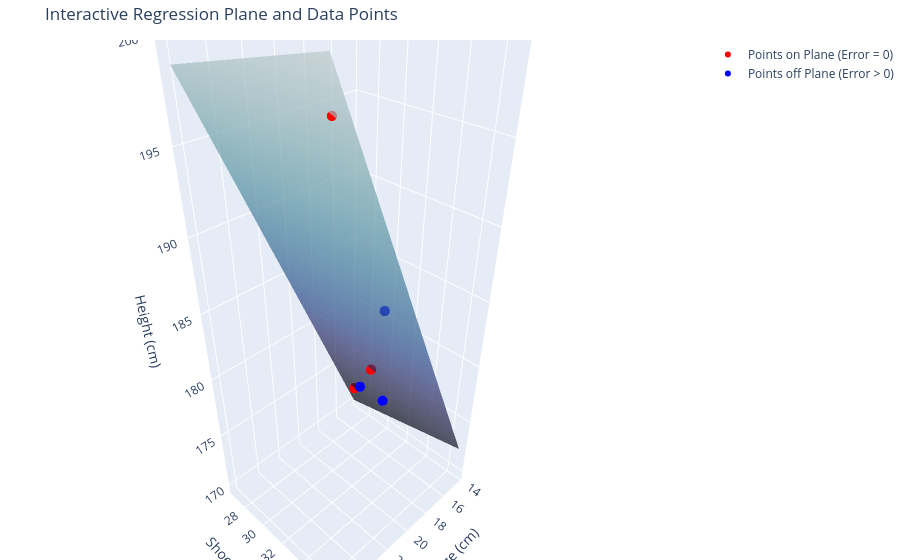

The cell this chart's notebook holds for it:
### Markdown cell above
## Graphical Representation of the solution

### Code cell
import plotly.graph_objects as go
import numpy as np
import pandas as pd

# --- 1. Define the Data and the Optimal Solution ---

# We use a Pandas DataFrame to handle the data more cleanly
data = {
    'Hand Size': [16.9, 17.1, 19.3, 16.8, 15.3, 25.2],
    'Shoe Size': [29.7, 30.9, 33.8, 31.8, 27.6, 35.9],
    'Height': [175.3, 177.8, 185.4, 175.3, 172.7, 198.5],
    'Point': ['1', '2', '3', '4', '5', '6'],
    'Type': ['Off Plane', 'On Plane', 'Off Plane', 'Off Plane', 'On Plane', 'On Plane']
}
df = pd.DataFrame(data)

# Optimal coefficients (e.g., from a solver like Gurobi)
beta0 = 129.4528
beta1 = 2.4146
beta2 = 0.2284

# --- 2. Create the Mesh for the Plane ---

# Create a mesh grid for the plane's axes
x_range = np.linspace(df['Hand Size'].min() - 1, df['Hand Size'].max() + 1, 10)
y_range = np.linspace(df['Shoe Size'].min() - 1, df['Shoe Size'].max() + 1, 10)
X, Y = np.meshgrid(x_range, y_range)

# Calculate the Z values (Height) for the plane using the optimal equation
Z = beta0 + beta1 * X + beta2 * Y

# --- 3. Create the Interactive Figure ---

# Initialize a Plotly figure
fig = go.Figure()

# Add the regression plane as a 3D surface
fig.add_trace(go.Surface(
    x=X, y=Y, z=Z,
    opacity=0.7,        # Set the plane's transparency
    showscale=False,    # Hide the color scale bar
    name='Optimal Plane',
    colorscale='ice'
))

# Add the points that are ON the plane (zero error)
on_plane_df = df[df['Type'] == 'On Plane']
fig.add_trace(go.Scatter3d(
    x=on_plane_df['Hand Size'],
    y=on_plane_df['Shoe Size'],
    z=on_plane_df['Height'],
    mode='markers',
    marker=dict(size=6, color='red'),
    name='Points on Plane (Error = 0)'
))

# Add the points that are OFF the plane (with error)
off_plane_df = df[df['Type'] == 'Off Plane']
fig.add_trace(go.Scatter3d(
    x=off_plane_df['Hand Size'],
    y=off_plane_df['Shoe Size'],
    z=off_plane_df['Height'],
    mode='markers',
    marker=dict(size=6, color='blue'),
    name='Points off Plane (Error > 0)'
))

# --- 4. Customize and Display the Plot ---

fig.update_layout(
    title='Interactive Regression Plane and Data Points',
    scene=dict(
        xaxis_title='Hand Size (cm)',
        yaxis_title='Shoe Size (cm)',
        zaxis_title='Height (cm)'
    ),
    margin=dict(l=0, r=0, b=0, t=40)
)

# Show the figure.
fig.show()

### Figure 1 — Plotly figure (JSON) as saved in the notebook; plotly's stock layout.template omitted (floating-point values rounded to 4 significant figures)
{"data": [{"colorscale": [[0.0, "rgb(3, 5, 18)"], [0.09091, "rgb(25, 25, 51)"], [0.1818, "rgb(44, 42, 87)"], [0.2727, "rgb(58, 60, 125)"], [0.3636, "rgb(62, 83, 160)"], [0.4545, "rgb(62, 109, 178)"], [0.5455, "rgb(72, 134, 187)"], [0.6364, "rgb(89, 159, 196)"], [0.7273, "rgb(114, 184, 205)"], [0.8182, "rgb(149, 207, 216)"], [0.9091, "rgb(192, 229, 232)"], [1.0, "rgb(234, 252, 253)"]], "name": "Optimal Plane", "opacity": 0.7, "showscale": false, "type": "surface", "x": [[14.3, 15.62, 16.94, 18.27, 19.59, 20.91, 22.23, 23.56, 24.88, 26.2], [14.3, 15.62, 16.94, 18.27, 19.59, 20.91, 22.23, 23.56, 24.88, 26.2], [14.3, 15.62, 16.94, 18.27, 19.59, 20.91, 22.23, 23.56, 24.88, 26.2], [14.3, 15.62, 16.94, 18.27, 19.59, 20.91, 22.23, 23.56, 24.88, 26.2], [14.3, 15.62, 16.94, 18.27, 19.59, 20.91, 22.23, 23.56, 24.88, 26.2], [14.3, 15.62, 16.94, 18.27, 19.59, 20.91, 22.23, 23.56, 24.88, 26.2], [14.3, 15.62, 16.94, 18.27, 19.59, 20.91, 22.23, 23.56, 24.88, 26.2], [14.3, 15.62, 16.94, 18.27, 19.59, 20.91, 22.23, 23.56, 24.88, 26.2], [14.3, 15.62, 16.94, 18.27, 19.59, 20.91, 22.23, 23.56, 24.88, 26.2], [14.3, 15.62, 16.94, 18.27, 19.59, 20.91, 22.23, 23.56, 24.88, 26.2]], "y": [[26.6, 26.6, 26.6, 26.6, 26.6, 26.6, 26.6, 26.6, 26.6, 26.6], [27.74, 27.74, 27.74, 27.74, 27.74, 27.74, 27.74, 27.74, 27.74, 27.74], [28.89, 28.89, 28.89, 28.89, 28.89, 28.89, 28.89, 28.89, 28.89, 28.89], [30.03, 30.03, 30.03, 30.03, 30.03, 30.03, 30.03, 30.03, 30.03, 30.03], [31.18, 31.18, 31.18, 31.18, 31.18, 31.18, 31.18, 31.18, 31.18, 31.18], [32.32, 32.32, 32.32, 32.32, 32.32, 32.32, 32.32, 32.32, 32.32, 32.32], [33.47, 33.47, 33.47, 33.47, 33.47, 33.47, 33.47, 33.47, 33.47, 33.47], [34.61, 34.61, 34.61, 34.61, 34.61, 34.61, 34.61, 34.61, 34.61, 34.61], [35.76, 35.76, 35.76, 35.76, 35.76, 35.76, 35.76, 35.76, 35.76, 35.76], [36.9, 36.9, 36.9, 36.9, 36.9, 36.9, 36.9, 36.9, 36.9, 36.9]], "z": [[170.1, 173.2, 176.4, 179.6, 182.8, 186.0, 189.2, 192.4, 195.6, 198.8], [170.3, 173.5, 176.7, 179.9, 183.1, 186.3, 189.5, 192.7, 195.9, 199.1], [170.6, 173.8, 177.0, 180.2, 183.4, 186.5, 189.7, 192.9, 196.1, 199.3], [170.8, 174.0, 177.2, 180.4, 183.6, 186.8, 190.0, 193.2, 196.4, 199.6], [171.1, 174.3, 177.5, 180.7, 183.9, 187.1, 190.3, 193.5, 196.6, 199.8], [171.4, 174.6, 177.7, 180.9, 184.1, 187.3, 190.5, 193.7, 196.9, 200.1], [171.6, 174.8, 178.0, 181.2, 184.4, 187.6, 190.8, 194.0, 197.2, 200.4], [171.9, 175.1, 178.3, 181.5, 184.7, 187.8, 191.0, 194.2, 197.4, 200.6], [172.1, 175.3, 178.5, 181.7, 184.9, 188.1, 191.3, 194.5, 197.7, 200.9], [172.4, 175.6, 178.8, 182.0, 185.2, 188.4, 191.6, 194.8, 198.0, 201.1]]}, {"marker": {"color": "red", "size": 6}, "mode": "markers", "name": "Points on Plane (Error = 0)", "type": "scatter3d", "x": [17.1, 15.3, 25.2], "y": [30.9, 27.6, 35.9], "z": [177.8, 172.7, 198.5]}, {"marker": {"color": "blue", "size": 6}, "mode": "markers", "name": "Points off Plane (Error > 0)", "type": "scatter3d", "x": [16.9, 19.3, 16.8], "y": [29.7, 33.8, 31.8], "z": [175.3, 185.4, 175.3]}], "layout": {"margin": {"b": 0, "l": 0, "r": 0, "t": 40}, "scene": {"xaxis": {"title": {"text": "Hand Size (cm)"}}, "yaxis": {"title": {"text": "Shoe Size (cm)"}}, "zaxis": {"title": {"text": "Height (cm)"}}}, "title": {"text": "Interactive Regression Plane and Data Points"}}}
